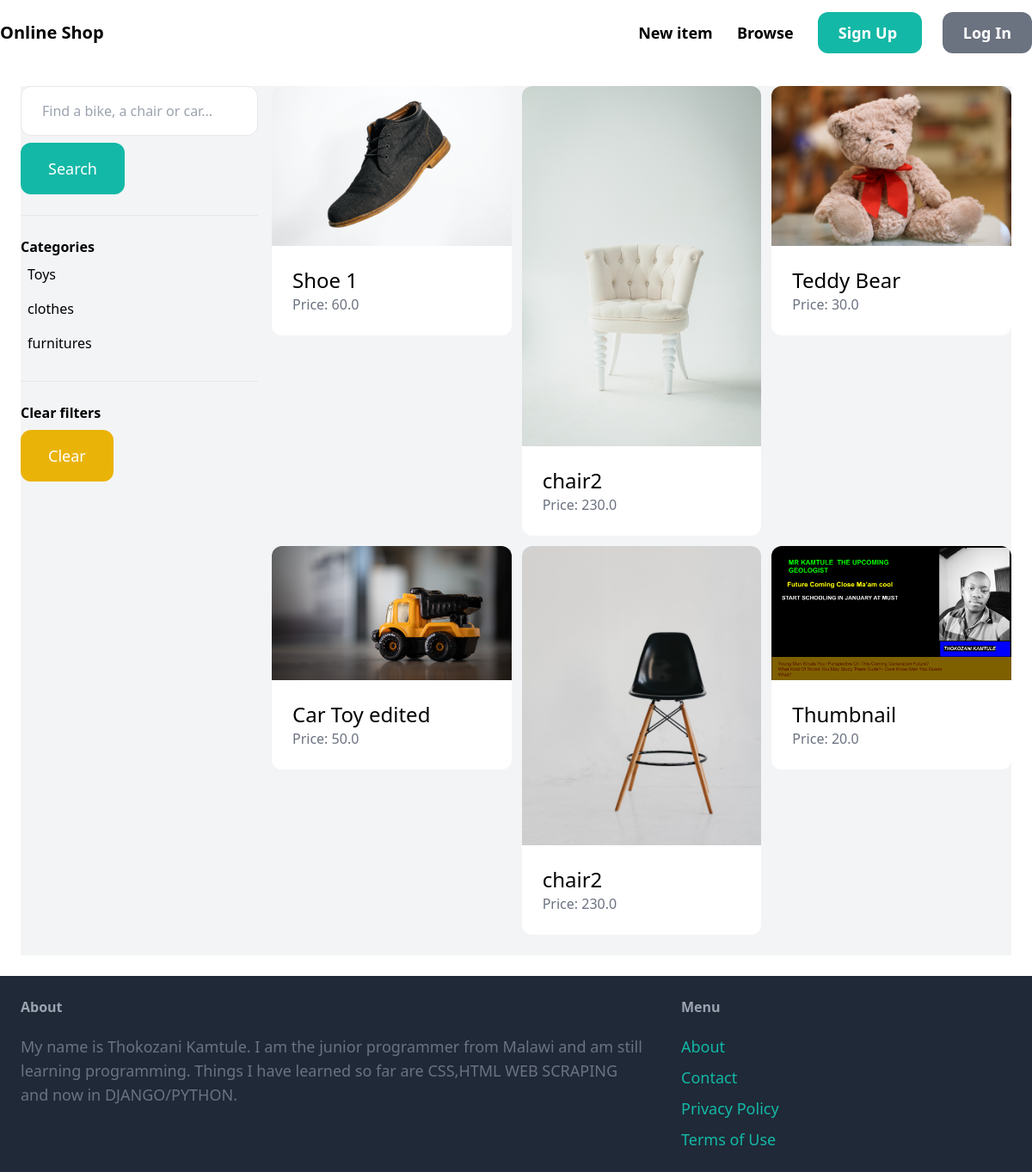
The app's page /items/ with its own data.
### item/models.py (models this page shows, shortened)
class Category(models.Model):
	name = models.CharField(max_length=225)
	class Meta:
		ordering = ('name',)
		verbose_name_plural = 'Categories'

class Item(models.Model):
	category = models.ForeignKey(Category, related_name='items', on_delete=models.CASCADE)
	name = models.CharField(max_length=225)
	description = models.TextField(blank=True, null=True)
	price = models.FloatField()
	image = models.ImageField(upload_to='item_images', blank=True, null=True)
	is_sold = models.BooleanField(default=False)
	created_by = models.ForeignKey(User, related_name='items', on_delete=models.CASCADE)
	created_at = models.DateTimeField(auto_now_add=True)

### item/views.py (the view)
# urls.py: path('', views.items, name='items'),
def items(request):
    query = request.GET.get('query', '')
    category_id = request.GET.get('category', 0)
    categories = Category.objects.all()
    items = Item.objects.filter(is_sold=False)
    if category_id:
        items = items.filter(category_id=category_id)
    if query:
        items = items.filter(Q(name__icontains=query) | Q(description__icontains=query))
    return render(request, 'item/items.html', {
        'items': items,
        'query': query,
        'categories': categories,
        'category_id': int(category_id)
    })

### item/templates/item/items.html (shortened to what this page needs)
{% extends 'core/base.html' %}
{% block content %}
    <div class="pb-6 grid grid-cols-4 gap-4 bg-gray-100">
        <div class="col-span-1">
            <form method="get" action="{% url 'item:items' %}">
                <input name="query" class="w-full py-4 px-6 border rounded-xl" type="text" value="{{ query }}" placeholder="Find a bike, a chair or car...">
                <button class="mt-2 py-4 px-8 text-lg bg-teal-500 text-white rounded-xl">Search</button>
            </form>
            <hr class="my-6">
            <p class="font-semibold">Categories</p>
            <ul>
                {% for category in categories %}
                    <li class="py-2 px-2 rounded-xl{% if category.id == category_id %} bg-gray-200{% endif %}">
                        <a href="{% url 'item:items' %}?query={{ query }}&category={{ category.id }}">{{ category.name }}</a>
                    </li>
                {% endfor %}
            </ul>
            <hr class="my-6">
            <p class="font-semibold">Clear filters</p>
            <ul>
                <li><a href="{% url 'item:items' %}" class="mt-2 py-4 px-8 inline-block bg-yellow-500 text-lg rounded-xl text-white">Clear</a>
        </div>
        <div class="col-span-3">
            <div class="grid grid-cols-3 gap-3">
                {% for item in items %}
                    <div>
                        <a href="{% url 'item:detail' item.id %}">
                            <div>
                                <img src="{{ item.image.url }}" class="rounded-t-xl">
                            </div>
                            <div class="p-6 bg-white rounded-b-xl">
                                <h2 class="text-2xl">{{ item.name }}</h2>
                                <p class="text-gray-500">Price: {{ item.price }}</p>
                            </div>
                        </a>
                    </div>
                {% endfor %}
            </div>
        </div>
    </div>
{% endblock %}

### records on screen
Category: name "Toys"
Category: name "clothes"
Category: name "furnitures"
Item: image (picture), name "Shoe 1", price "60.0"
Item: image (picture), name "chair2", price "230.0"
Item: image (picture), name "Teddy Bear", price "30.0"
Item: image (picture), name "Car Toy edited", price "50.0"
Item: image (picture), name "chair2", price "230.0"
Item: image (picture), name "Thumbnail", price "20.0"
